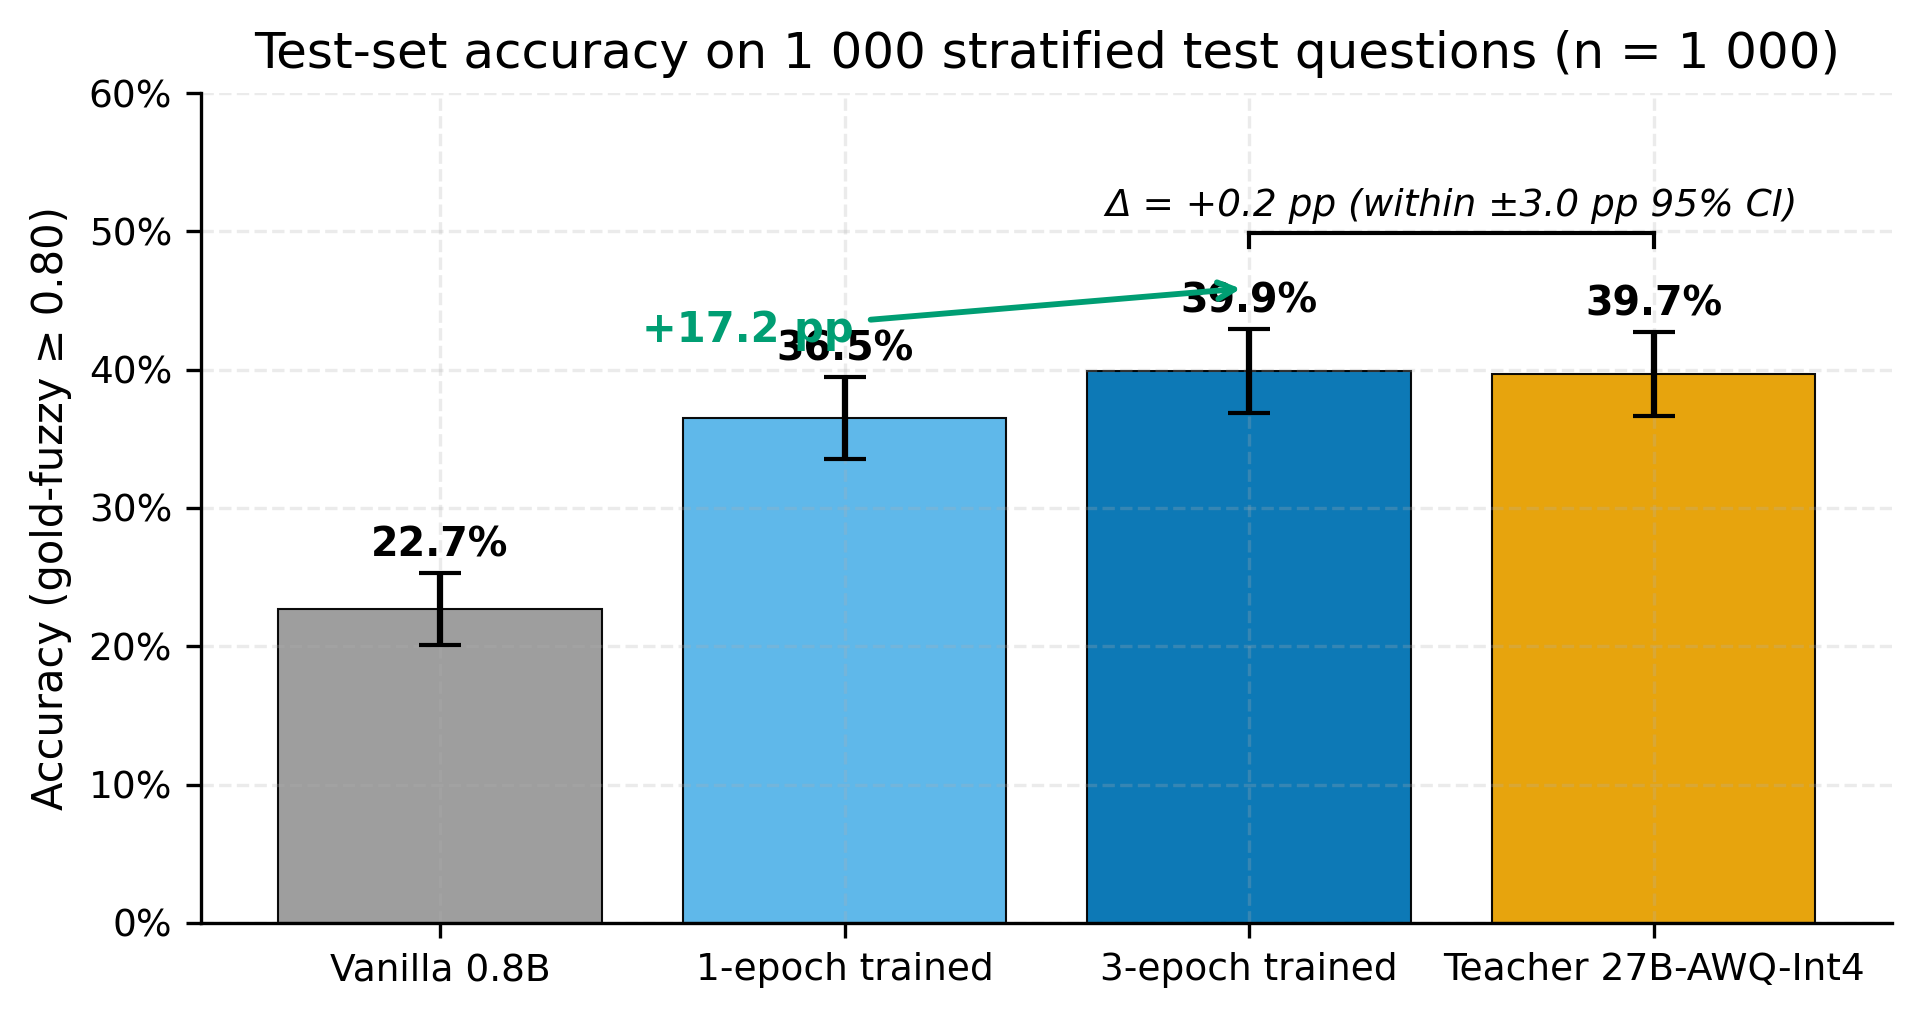

Write the Python code that produced this figure.
"""F2 — Headline test-set accuracy on the 1000-question stratified test sample.

Four vertical bars: vanilla 0.8B, 1-epoch trained, 3-epoch trained, 27B-AWQ-Int4
teacher. Each bar carries a ±3 pp 95% binomial CI error bar. Δ-arrow from
vanilla to 3-epoch (+17.2 pp) and a bracket between 3-epoch and teacher
labelled "Δ = 0.2 pp (within ±3.0 pp 95% CI)".

Numbers re-derived from the four prediction jsonls; halts if any drifts >0.5 pp
from the report's reference.

Source: predictions_test_{vanilla,trained,trained_3ep,teacher}.jsonl.
Target report section: §4.5, replaces Table 4.4.
"""
from __future__ import annotations

import sys
from pathlib import Path

import matplotlib.pyplot as plt
import numpy as np

sys.path.insert(0, str(Path(__file__).parent))
from _metric import accuracy, load_jsonl
from _style import COLORS, FIGSIZE_SINGLE, apply_style


ROOT = Path(__file__).parent.parent
PRED_FILES = {
    "Vanilla 0.8B":              ROOT / "predictions_test_vanilla.jsonl",
    "1-epoch trained":           ROOT / "predictions_test_trained.jsonl",
    "3-epoch trained":           ROOT / "predictions_test_trained_3ep.jsonl",
    "Teacher 27B-AWQ-Int4":      ROOT / "predictions_test_teacher.jsonl",
}
EXPECTED = {
    "Vanilla 0.8B":           0.227,
    "1-epoch trained":        0.365,
    "3-epoch trained":        0.399,
    "Teacher 27B-AWQ-Int4":   0.397,
}
COLORS_BY_LABEL = {
    "Vanilla 0.8B":         COLORS["vanilla"],
    "1-epoch trained":      COLORS["epoch1"],
    "3-epoch trained":      COLORS["epoch3"],
    "Teacher 27B-AWQ-Int4": COLORS["teacher"],
}
OUT = Path(__file__).parent / "F2_headline_accuracy.png"


def main() -> None:
    apply_style()

    accuracies: dict[str, float] = {}
    for label, path in PRED_FILES.items():
        rows = load_jsonl(path)
        n_correct, n_total = accuracy(rows)
        acc = n_correct / n_total
        accuracies[label] = acc
        if abs(acc - EXPECTED[label]) > 0.005:
            print(f"FAIL: {label}  expected={EXPECTED[label]:.3f}  got={acc:.3f}")
            sys.exit(1)

    n = 1000
    se = np.sqrt(np.array(list(accuracies.values())) * (1 - np.array(list(accuracies.values()))) / n)
    ci95 = 1.96 * se
    labels = list(accuracies.keys())
    values = [accuracies[l] for l in labels]
    cols = [COLORS_BY_LABEL[l] for l in labels]

    fig, ax = plt.subplots(figsize=FIGSIZE_SINGLE)
    x_pos = np.arange(len(labels))
    bars = ax.bar(x_pos, values, yerr=ci95, capsize=5, color=cols,
                  edgecolor="black", linewidth=0.5, alpha=0.95)

    for x, v, ci in zip(x_pos, values, ci95):
        ax.text(x, v + ci + 0.012, f"{v*100:.1f}%", ha="center", fontsize=9.5,
                fontweight="bold")

    delta_van_3ep = (accuracies["3-epoch trained"] - accuracies["Vanilla 0.8B"]) * 100
    ax.annotate(
        f"+{delta_van_3ep:.1f} pp",
        xy=(2, accuracies["3-epoch trained"] + 0.06),
        xytext=(0.5, 0.42),
        fontsize=10, color=COLORS["delta_pos"], fontweight="bold",
        arrowprops=dict(arrowstyle="->", color=COLORS["delta_pos"], lw=1.4),
    )

    y_bracket = max(values) + 0.10
    delta_3ep_tch = (accuracies["3-epoch trained"] - accuracies["Teacher 27B-AWQ-Int4"]) * 100
    ax.plot([2, 3], [y_bracket, y_bracket], color="black", lw=1)
    ax.plot([2, 2], [y_bracket - 0.01, y_bracket], color="black", lw=1)
    ax.plot([3, 3], [y_bracket - 0.01, y_bracket], color="black", lw=1)
    ax.text(2.5, y_bracket + 0.012,
            f"Δ = {delta_3ep_tch:+.1f} pp (within ±3.0 pp 95% CI)",
            ha="center", fontsize=9, fontstyle="italic")

    ax.set_xticks(x_pos)
    ax.set_xticklabels(labels, fontsize=9)
    ax.set_ylabel("Accuracy (gold-fuzzy ≥ 0.80)")
    ax.set_ylim(0, 0.6)
    ax.set_yticks(np.arange(0, 0.61, 0.1))
    ax.set_yticklabels([f"{int(t*100)}%" for t in np.arange(0, 0.61, 0.1)])
    ax.set_title("Test-set accuracy on 1 000 stratified test questions (n = 1 000)")

    plt.tight_layout()
    plt.savefig(OUT)
    plt.close()

    print(f"F2: vanilla={accuracies['Vanilla 0.8B']*100:.1f}%, "
          f"1ep={accuracies['1-epoch trained']*100:.1f}%, "
          f"3ep={accuracies['3-epoch trained']*100:.1f}%, "
          f"teacher={accuracies['Teacher 27B-AWQ-Int4']*100:.1f}%  "
          f"[matches report ±0.5pp]")


if __name__ == "__main__":
    main()
